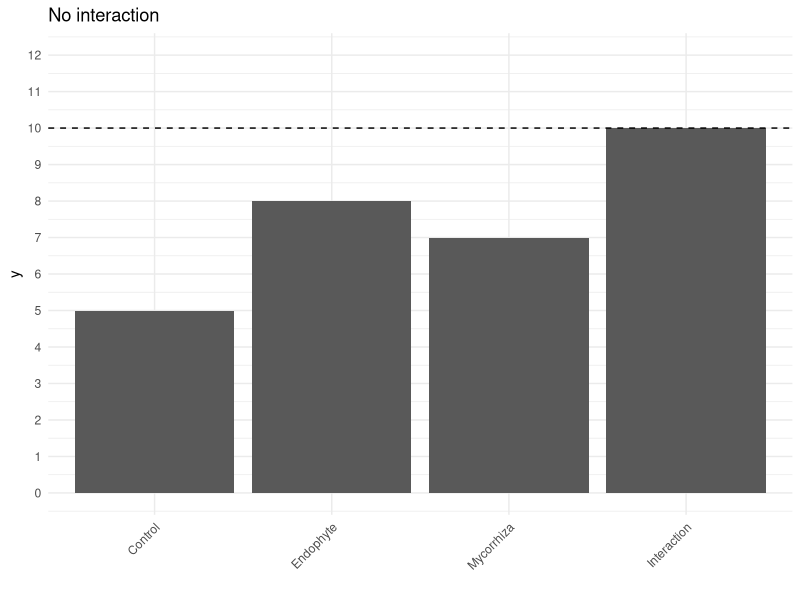
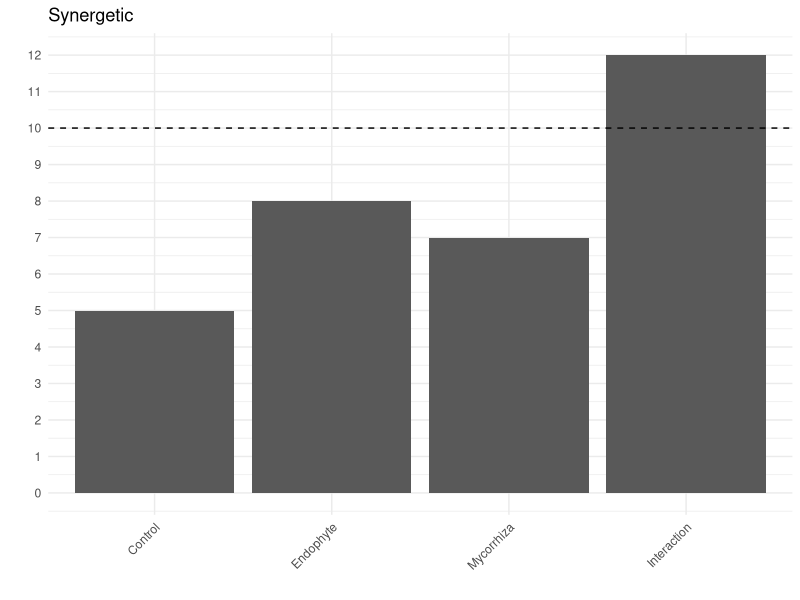
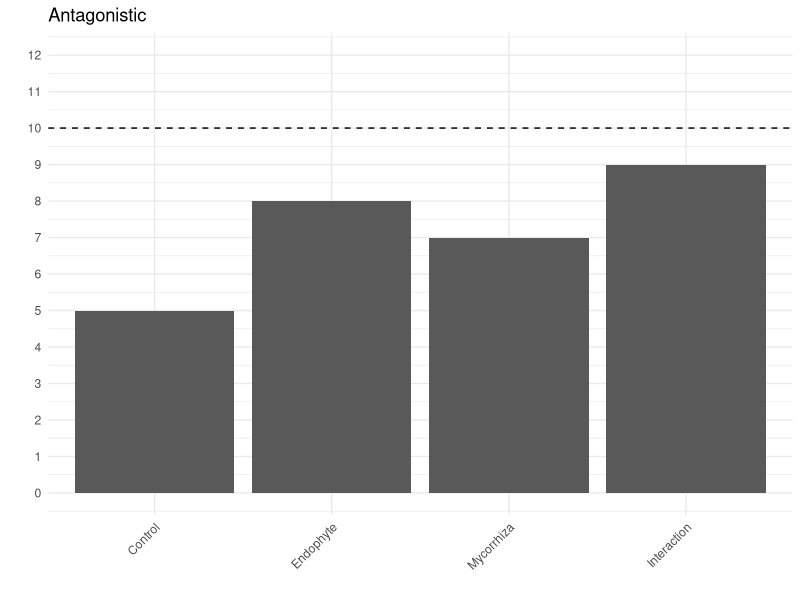
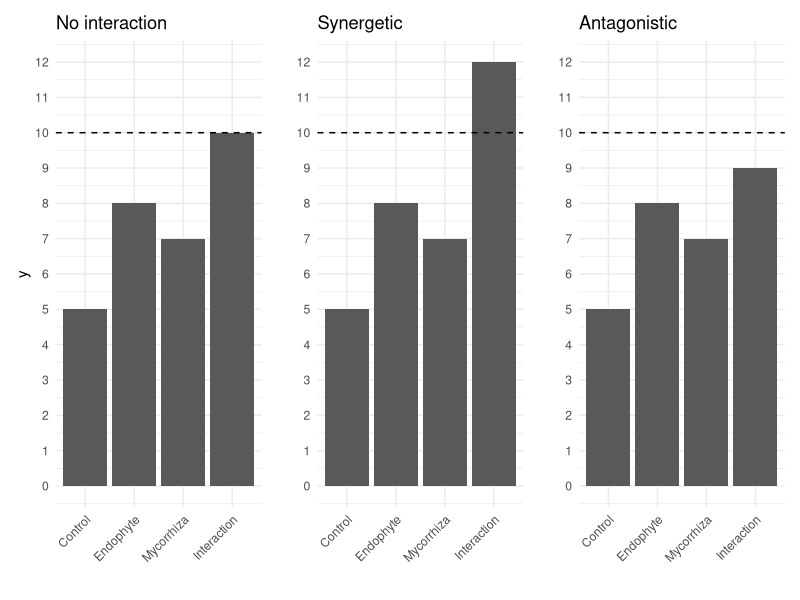

These figures' R source, in order:
library(tidyverse) 
library(patchwork)

x_labs <- c("Control", "Endophyte", "Mycorrhiza", "Interaction")
x_factor <- factor(x_labs, levels = x_labs)

# -------------------------------------------------------------
# Case of NO interaction:
#  - Endophyte increase by +3
#  - Mycorrhiza increase by +2
#  - Interaction is just additive: 5+3+2 = 10

data_no_int <- data.frame(x = x_factor,
                         y = c(5, 8, 7, 10))

p_no_interaction <- ggplot(data = data_no_int, aes(x = x, y = y)) +
  geom_col() + 
  theme_minimal() +
  scale_y_continuous(limits = c(0, 12),
                     breaks = seq(0, 12, 1)) +
  labs(x = "",
       title = "No interaction") +
  geom_hline(yintercept = 10, linetype = "dashed") +
  theme(axis.text.x = element_text(angle = 45, hjust = 1))

p_no_interaction


# -------------------------------------------------------------
data_synergetic <- data.frame(x = x_factor,
                         y = c(5, 8, 7, 12))

p_synergetic <- ggplot(data = data_synergetic, aes(x = x, y = y)) +
  geom_col() + 
  theme_minimal() +
  scale_y_continuous(limits = c(0, 12),
                     breaks = seq(0, 12, 1)) +
  labs(x = "",
       y = "",
       title = "Synergetic") +
  geom_hline(yintercept = 10, linetype = "dashed") +
  theme(axis.text.x = element_text(angle = 45, hjust = 1))
  


p_synergetic


# -----------------------

data_antagonistic <- data.frame(x = x_factor,
                         y = c(5, 8, 7, 9))

p_antagonistic <- ggplot(data = data_antagonistic, aes(x = x, y = y)) +
  geom_col() + 
  theme_minimal() +
  scale_y_continuous(limits = c(0, 12),
                     breaks = seq(0, 12, 1)) +
  labs(x = "",
       y = "",
       title = "Antagonistic") +
  geom_hline(yintercept = 10, linetype = "dashed") + 
  theme(axis.text.x = element_text(angle = 45, hjust = 1))


p_antagonistic

# --------------------------

p_no_interaction + p_synergetic + p_antagonistic


